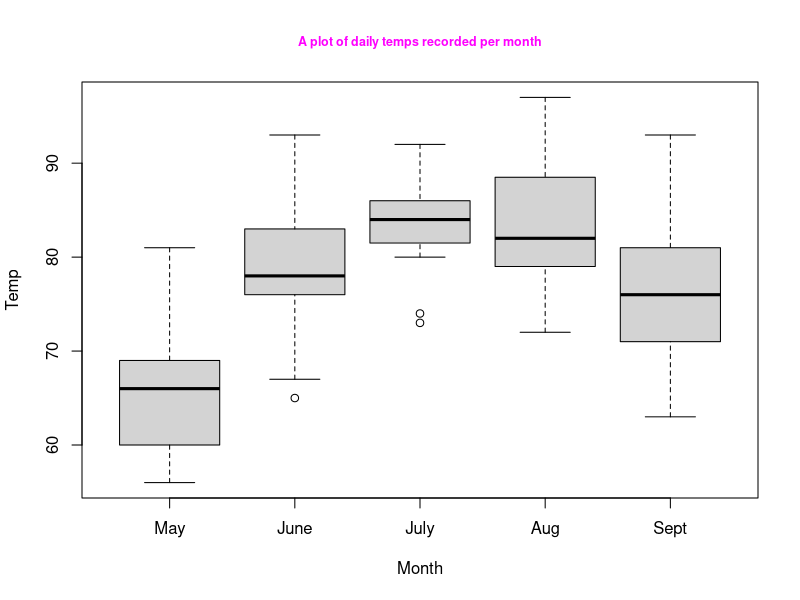
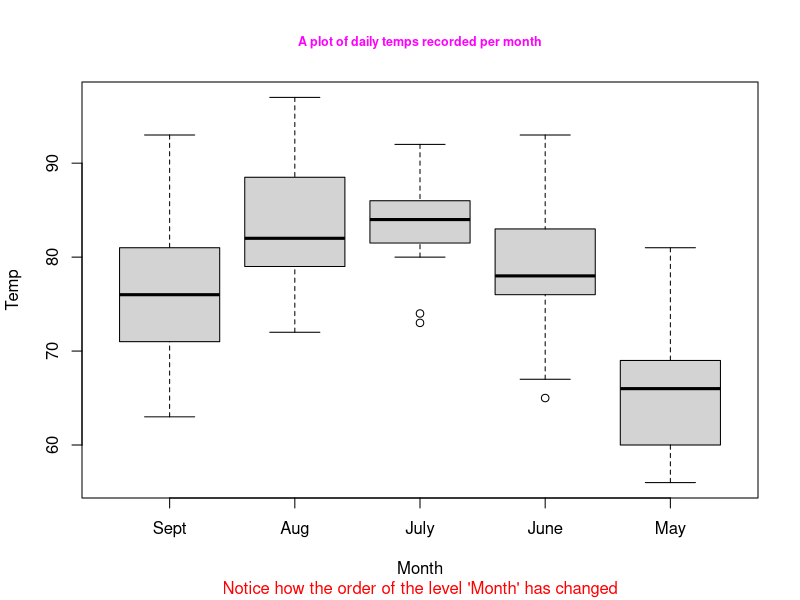

Recreate these plots in R, in order.
## ---- chunk 1
#colors is a character vector of length nine consisting of colors: red, blue, & green

colors <- c("red","blue","green","green","red","blue","red","green","blue")
class(colors)

#The factor() function works by assigning integers (number values) to the categorical values (red, blue, green) of the vector or variable. 

colors <- factor(colors)
print(colors)
class(colors)

str(colors)

#Notice that each color is a level, and underlying each level is an integer associated with that level; red = 3, green = 2, blue = 1.

#We can reorder the levels if we want to:
colors <- factor(colors, levels = c("red","blue", "green"))
print(colors)
#The order of the vector stays the same, but now the order of the levels has changed so that red = 1, blue = 2, green = 3
str(colors)
## ---- chunk 2
#Let's compare the summary function for colors as a character vector and as a factor.
colors <- c("red","blue","green","green","red","blue","red","green","blue")
summary(colors)

colors <- factor(colors, levels = c("red","blue", "green"))
summary(colors)

#Each factor is summarized separately
## ---- chunk 3
#Now we can load the package
library(forcats)
## ---- chunk 4
#Let's use the airquality data set that comes pre-installed in R
str(airquality)

#The month column is data type integer, let's change it to a factor 
airquality$Month <- factor(airquality$Month)
print(airquality$Month)

#Let's rename the months using the fct_recode function. 
airquality$Month <- fct_recode(airquality$Month, May = '5', June = '6', July = '7', Aug = '8', Sept = '9')
print(airquality$Month)

plot(x = airquality$Month,y = airquality$Temp, xlab = "Month", ylab = "Temp", main = "A plot of daily temps recorded per month",cex.main = .75, col.main = 'magenta')
## ---- chunk 5
airquality$Month <- fct_relevel(airquality$Month, 'Sept', 'Aug', 'July', 'June', 'May')

levels(airquality$Month)
# This may not seem useful at first, but when you need to visualize your data in a particular way, the fct_relevel function is extremely useful...

plot(x = airquality$Month,y = (airquality$Temp), xlab = "Month", ylab = "Temp", main = "A plot of daily temps recorded per month",col.main = 'magenta', sub = "Notice how the order of the level 'Month' has changed",cex.main = .75, cex.main = .75, col.sub = 'red')

